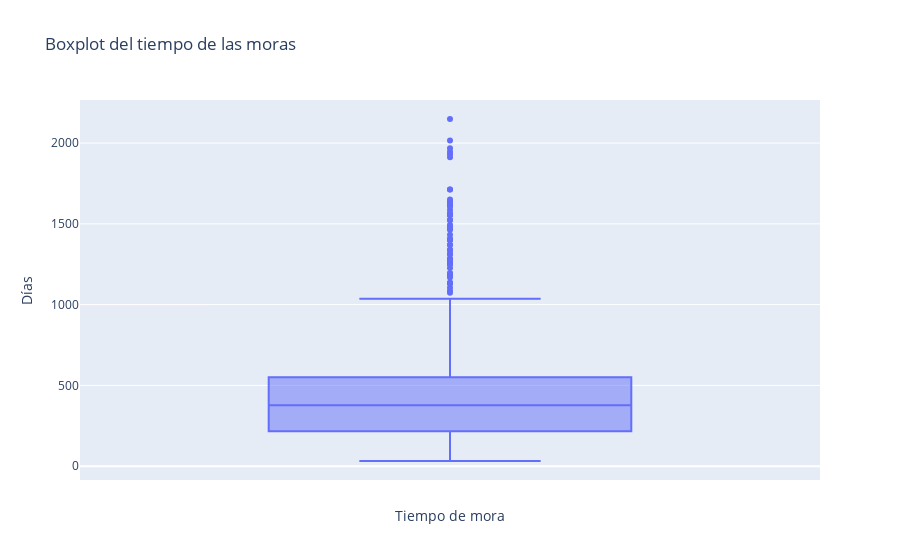

Write notebook code for a chart like this one.
### Markdown cell above
La mayoría de las moras son recientes, menores a dos años.

### Code cell
# Boxplot para entender la distribución de las moras
fig = px.box(clients, y='time_in_debt', title='Boxplot del tiempo de las moras')

# Personalizar etiquetas
fig.update_layout(
    xaxis_title='Tiempo de mora',
    yaxis_title='Días'
)
fig.show()

### Figure 1 — Plotly figure (JSON) as saved in the notebook; plotly's stock layout.template omitted (floating-point values rounded to 4 significant figures; data arrays with more than 128 entries replaced by an {"elided": "..."} marker saying what was removed)
{"data": [{"alignmentgroup": "True", "hovertemplate": "time_in_debt=%{y}<extra></extra>", "legendgroup": "", "marker": {"color": "#636efa"}, "name": "", "notched": false, "offsetgroup": "", "orientation": "v", "showlegend": false, "type": "box", "x0": " ", "xaxis": "x", "y": {"elided": "2678 int values"}, "y0": " ", "yaxis": "y"}], "layout": {"boxmode": "group", "legend": {"tracegroupgap": 0}, "title": {"text": "Boxplot del tiempo de las moras"}, "xaxis": {"anchor": "y", "domain": [0, 1], "title": {"text": "Tiempo de mora"}}, "yaxis": {"anchor": "x", "domain": [0, 1], "title": {"text": "Días"}}}}
